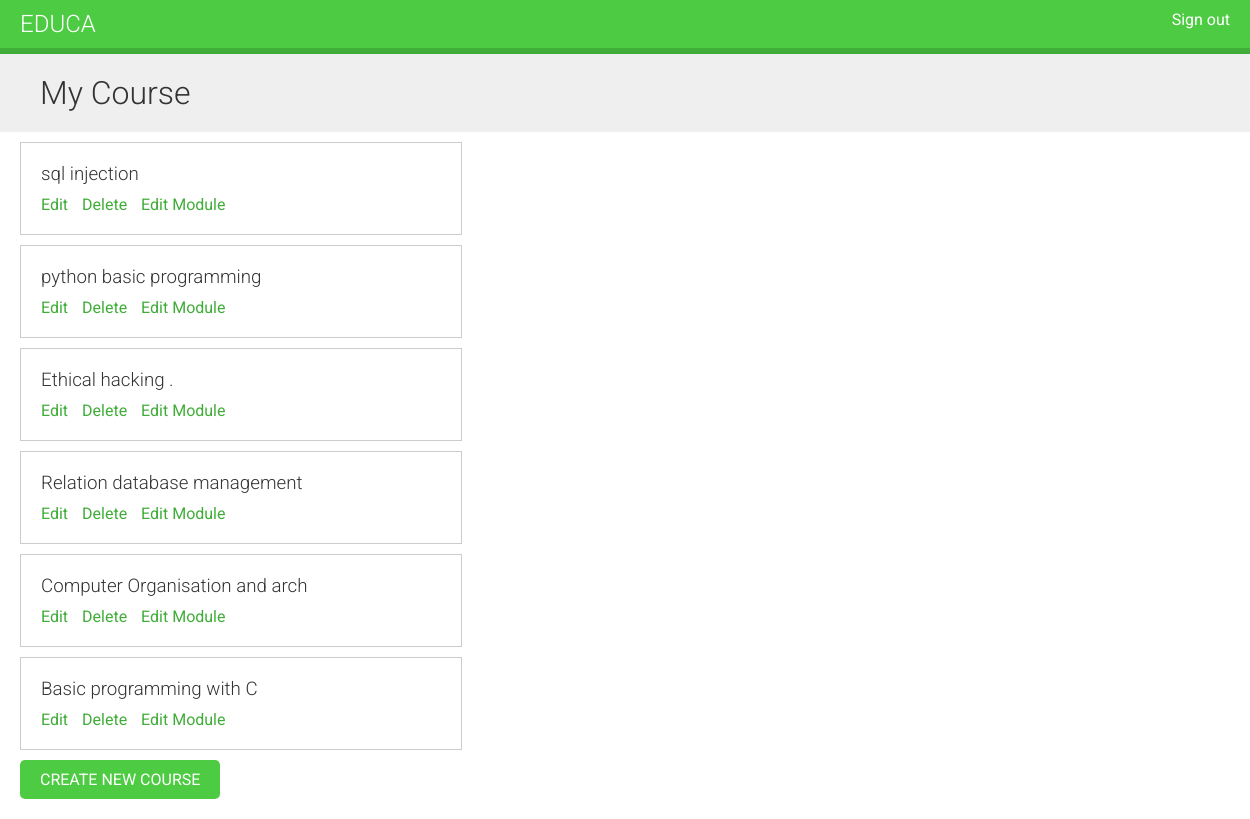
Before: /course/mine/ (signed in) with the older database file.
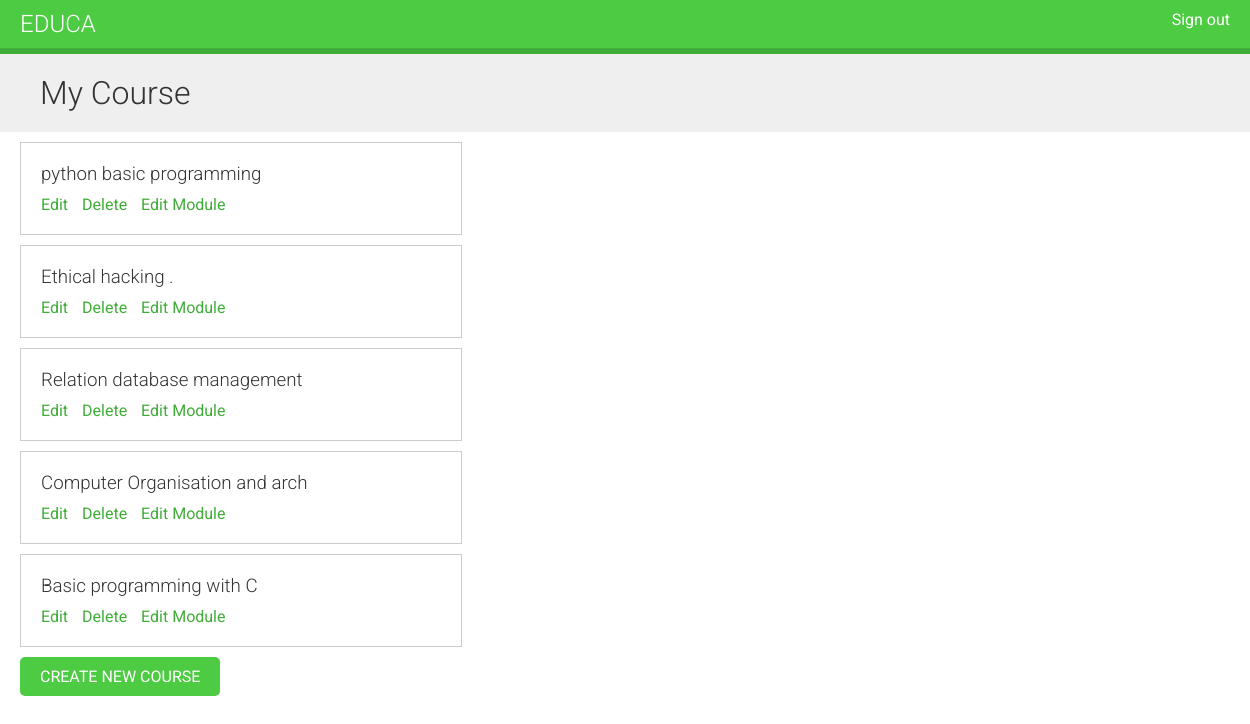
After: the same page with the newer database file.
### courses/models.py (models this page shows, shortened)
class Course(models.Model):
    owner = models.ForeignKey(User,
                              related_name='course_created',
                              on_delete=models.CASCADE)
    subject = models.ForeignKey(Subject,
                                related_name='courses',
                                on_delete=models.CASCADE)
    title = models.CharField(max_length=150)
    slug = models.SlugField(max_length=150,unique=True)
    overview = models.TextField()
    created = models.DateTimeField(auto_now_add=True)
    class Meta:
        ordering = ['-created']

### courses/views.py (the view)
class ManageCourseListView(OwnerCourseMixin, ListView):
    template_name = 'courses/manage/course/list.html'
    permission_required = 'courses.view_course'

### courses/views.py (called while the page is built)
    def get_queryset(self):
        qs = super().get_queryset()
        return qs.filter(owner = self.request.user)

### courses/templates/courses/manage/course/list.html (shortened to what this page needs)
{% extends "base.html" %}
{% block content %}
   <h1>My Course</h1>
   <div class="module">
   {% for course in object_list %}
     <div class="course-info">
       <h3>{{ course.title }}</h3>
       <p>
         <a href="{% url "course_edit" course.id %}">Edit</a>
         <a href="{% url "course_delete" course.id %}">Delete</a>
         <a href="{% url "course_module_update" course.id %}">Edit Module</a>
       </p>
     </div>
    {% empty %}
    <p>You have not created any course .</p>
   {% endfor %}
   <p>
     <a href="{% url "course_create" %}" class="button">Create new Course</a>
   </p>
   </div>
{% endblock %}

Changed rows visible on the page:
removed Course: title "sql injection"
